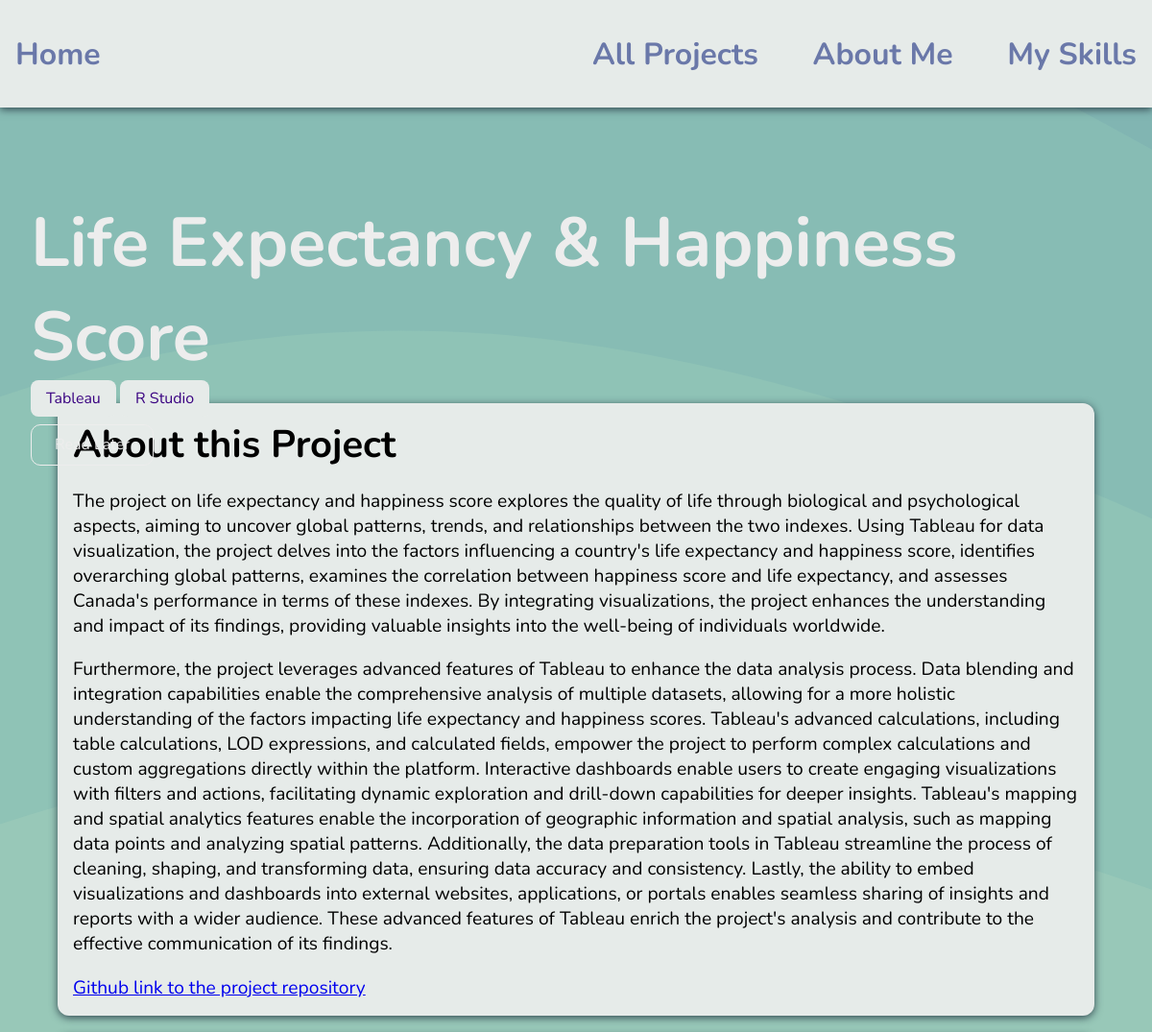
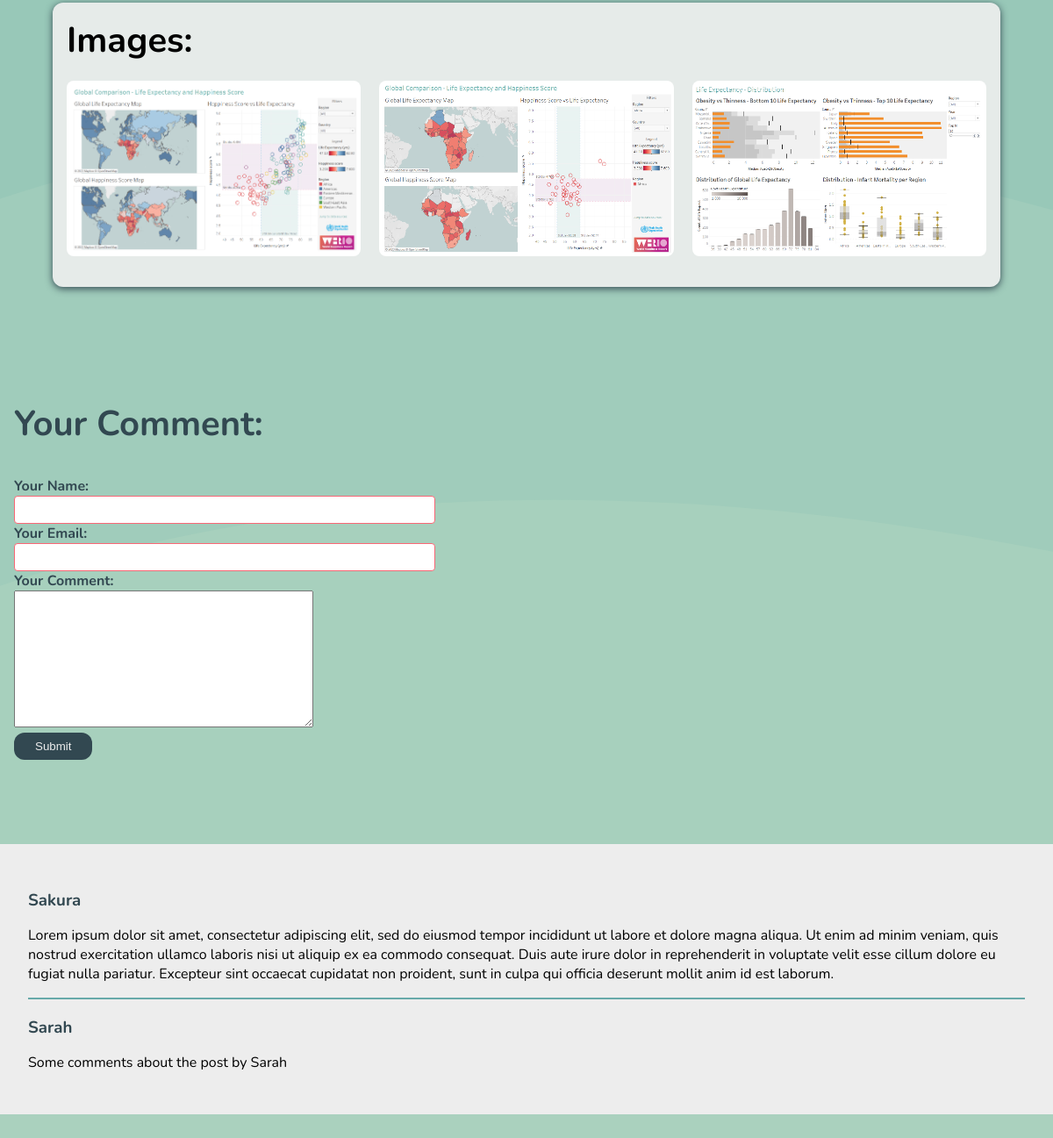
Screenshot of /posts/globel-life-expectancy-happiness-score with the database file from the repository (2 pictures, top to bottom).
### blog/models.py (models this page shows, shortened)
class Post(models.Model):
    title = models.CharField(max_length=100)
    excerpt = models.CharField(max_length=150)
    image = models.ImageField(upload_to='images', null=True)
    image1=models.ImageField(upload_to='images', null=True)
    image2=models.ImageField(upload_to='images', null=True)
    image3=models.ImageField(upload_to='images', null=True)
    link=models.CharField(max_length=100)
    date = models.DateField(auto_now=True)
    slug = models.SlugField(unique=True)  # db_index=True is set automatically
    content = models.TextField(validators=[MinLengthValidator(10)])
    author = models.ForeignKey(
        Author, on_delete=models.SET_NULL, null=True) # related_name="posts",
    tag = models.ManyToManyField(Tag)

class Tag(models.Model):
    caption = models.CharField(max_length=20)

class Comment(models.Model):
    user_name = models.CharField(max_length=50)
    user_email = models.EmailField(max_length=254)
    user_comment = models.TextField(validators=[MinLengthValidator(10)])
    date = models.DateField(auto_now=True)
    post = models.ForeignKey(Post, on_delete=models.CASCADE, related_name="comments")

### blog/views.py (the view, shortened to what this page needs)
# urls.py: path("posts/<slug:slug>", views.PostDetailView.as_view(), name="post-detail-page"),
class PostDetailView(View):
    model = Post
    def get(self, request, slug):
        post = Post.objects.get(slug=slug)
        stored_posts = request.session.get("stored_posts")
        has_read_later = True
        if stored_posts is None or len(stored_posts) == 0:
            has_read_later = False
        elif int(post.id) not in stored_posts:
            has_read_later = False
        elif int(post.id) in stored_posts:
            has_read_later = True
        return render(request, "blog/post-detail.html",{
            "post":post,
            "comment_form":CommentForm(),
            "comments":post.comments.all().order_by("-id"),
            "has_read_later":has_read_later
        })

### blog/forms.py
class CommentForm(forms.ModelForm):
    class Meta:
        model = Comment
        exclude = ["post"]
        labels = {
            "user_name":"Your Name",
            "user_email":"Your Email",
            "user_comment":"Your Comment"
        }

### blog/templates/blog/post-detail.html (shortened to what this page needs)
{% extends "base.html" %}
{% load static%}
{% block css_files%}
<link rel="stylesheet" href="{% static "blog/post-detail.css" %}"/>
{% endblock%}
{%block contents%}
<section id="summary">
    <h2>{{post.title}}</h2>
    <div>
        {% for t in post.tag.all %}
            <span id="tag">{{t.caption}}</span>
        {% endfor%}
    </div>
    {% if not has_read_later %}
        <div id="read-later">
            <form action="{% url 'read-later' %}" method="POST">
                <button>Read Later</button>
            </form>
        </div>
    {% endif %}
</section>
<main>
    <h2>About this Project</h2>
    <p>{{post.content|linebreaks}}</p>
    <a href="https://github.com/AKoy-22/Algebraic_Expression"> Github link to the project repository</a>
</main>
<main>
    <h2>Images: </h2>
    <section >
        <ul id='image-list'>
            <li><img src="{{post.image1.url}}" alt="app image"></li>
            <li><img src="{{post.image2.url}}" alt="app image"></li>
            <li><img src="{{post.image3.url}}" alt="app image"></li>
        </ul>
    </section>
</main>
<div id="form">
    <form class="form-control" action="{% url 'post-detail-page' post.slug %}" method="POST">
        <h2>Your Comment: </h2>
        {% for form_field in comment_form %}
            <div>
                {{form_field.label_tag}}
                {{form_field}}
            </div>
        {% endfor %}
        <button>Submit</button>
    </form>
</div>
{% if comments %}
    <div>
        <ul id="comments">
            {% for i in comments %}
                <h3>{{i.user_name}}</h3>
                <li>{{i.user_comment |linebreaks}}</li>
            {% endfor %}
        </ul>
    </div>
{% endif %}
{% endblock %}

### static/app.css (style rules this page uses)
* { box-sizing: border-box; }
html { font-family: 'Nunito', sans-serif; }
body { margin: 0; }
h1, h2, h3 { font-family: 'Nunito', sans-serif; font-weight: bold; }
h2 { font-size: 2.5rem; }

### blog/static/blog/post-detail.css (style rules this page uses)
body { background-color: #ACD3BF; background-attachment: fixed; background-size: cover; }
#summary { padding: 2rem; width: 100%; max-width: 90rem; border-radius: 16px; position: relative; height: 18rem; }
#summary h2 { color: #EDEDED; font-size: 4.5rem; margin-bottom: 0.25rem; }
main { width: 90%; max-width: 90rem; margin: 20px auto; background-color: #e6ebe9; padding: 1rem; border-radius: 12px; box-shadow: 0 2px 8px #324851; font-size: 1.2rem; }
main h2 { margin:0 auto; }
#tag { background-color: #e6ebe9; color:#390281; padding: 0.5rem 1rem; border-radius: 8px; }
#image-list { display: flex; justify-content: space-between; list-style: none; padding: 0; }
#image-list li { flex-basis: 32%; }
#image-list img { width: 100%; height: 100%; border-radius: 8px; }
.form-control { color: #324851; margin: 5rem auto; width: 100%; padding: 1rem; }
button { cursor: pointer; padding: 0.5rem 1.5rem; border-radius: 12px; background-color: #324851; color: #EDEDED; border-style: none; }
.form-control { margin-bottom: 1rem; }
.form-control input { font:inherit; padding:0.25rem; border-radius: 4px; border: 1px solid #FA6775; display: block; width: 30rem; }
.form-control label { font-weight: bold; display: block; }
#comments { margin: 5rem auto; width: 100%; padding: 2rem; background-color: #EDEDED; list-style: none; }
#comments li { border-bottom: 2px solid #67A9A9 }
#comments li:last-of-type { border-bottom: none; }
#comments h3 { color: #324851; margin-bottom: 0; padding: 0; }
#read-later button { margin: 1rem 0 ; cursor: pointer; padding: 0.6rem 1.5rem; border-radius: 10px; background-color:transparent; color: #EDEDED; border: 1.5px solid #EDEDED; font:inherit; }

### rows the page displays
Post: title "Life Expectancy & Happiness Score", content "The project on life expectancy and happiness score explores the quality of life through biological and psychological aspects, aiming to uncover global patterns, trends, and relationships between the two indexes. Using Tableau for data visualization, the project delves into the factors influencing a country's life expectancy and happiness score, identifies overarching global patterns, examines the correlation between happiness score and life expectancy, and assesses Canada's performance in terms of these indexes. By integrating visualizations, the project enhances the understanding and impact of its findings, providing valuable insights into the well-being of individuals worldwide.…", image1 (picture), image2 (picture), image3 (picture)
Tag: caption "Tableau"
Tag: caption "R Studio"
Comment: user_name "Sakura", user_comment "Lorem ipsum dolor sit amet, consectetur adipiscing elit, sed do eiusmod tempor incididunt ut labore et dolore magna aliqua. Ut enim ad minim veniam, quis nostrud exercitation ullamco laboris nisi ut aliquip ex ea commodo consequat. Duis aute irure dolor in reprehenderit in voluptate velit esse cillum dolore eu fugiat nulla pariatur. Excepteur sint occaecat cupidatat non proident, sunt in culpa qui officia deserunt mollit anim id est laborum."
Comment: user_name "Sarah", user_comment "Some comments about the post by Sarah"
